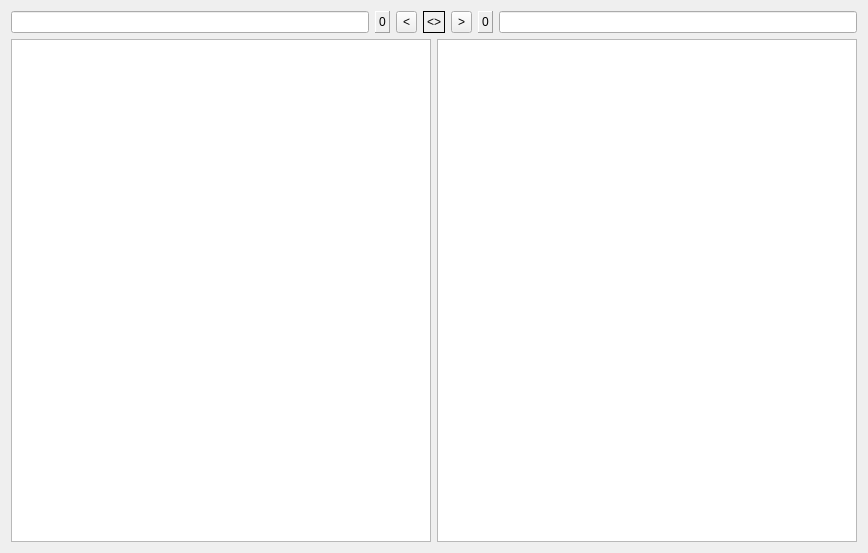
<?xml version="1.0" encoding="UTF-8"?>
<ui version="4.0">
 <class>SideBySideOutput</class>
 <widget class="QWidget" name="SideBySideOutput">
  <property name="geometry">
   <rect>
    <x>0</x>
    <y>0</y>
    <width>868</width>
    <height>553</height>
   </rect>
  </property>
  <property name="windowTitle">
   <string>Form</string>
  </property>
  <layout class="QVBoxLayout" name="verticalLayout">
   <item>
    <layout class="QHBoxLayout" name="horizontalLayout" stretch="0,0,0,0,0,0,0">
     <item>
      <widget class="QLineEdit" name="FilePath1">
       <property name="readOnly">
        <bool>true</bool>
       </property>
      </widget>
     </item>
     <item>
      <widget class="QLabel" name="LineNumber1">
       <property name="sizePolicy">
        <sizepolicy hsizetype="Maximum" vsizetype="Preferred">
         <horstretch>0</horstretch>
         <verstretch>0</verstretch>
        </sizepolicy>
       </property>
       <property name="frameShape">
        <enum>QFrame::Panel</enum>
       </property>
       <property name="frameShadow">
        <enum>QFrame::Raised</enum>
       </property>
       <property name="text">
        <string>0</string>
       </property>
      </widget>
     </item>
     <item>
      <widget class="QToolButton" name="PrevChunk">
       <property name="sizePolicy">
        <sizepolicy hsizetype="Fixed" vsizetype="Preferred">
         <horstretch>0</horstretch>
         <verstretch>0</verstretch>
        </sizepolicy>
       </property>
       <property name="text">
        <string>&lt;</string>
       </property>
      </widget>
     </item>
     <item>
      <widget class="QLabel" name="ChunkLabel">
       <property name="frameShape">
        <enum>QFrame::Box</enum>
       </property>
       <property name="text">
        <string>&lt;&lt;none&gt;&gt;</string>
       </property>
      </widget>
     </item>
     <item>
      <widget class="QToolButton" name="NextChunk">
       <property name="sizePolicy">
        <sizepolicy hsizetype="Fixed" vsizetype="Preferred">
         <horstretch>0</horstretch>
         <verstretch>0</verstretch>
        </sizepolicy>
       </property>
       <property name="text">
        <string>&gt;</string>
       </property>
      </widget>
     </item>
     <item>
      <widget class="QLabel" name="LineNumber2">
       <property name="sizePolicy">
        <sizepolicy hsizetype="Maximum" vsizetype="Preferred">
         <horstretch>0</horstretch>
         <verstretch>0</verstretch>
        </sizepolicy>
       </property>
       <property name="frameShape">
        <enum>QFrame::Panel</enum>
       </property>
       <property name="frameShadow">
        <enum>QFrame::Raised</enum>
       </property>
       <property name="text">
        <string>0</string>
       </property>
      </widget>
     </item>
     <item>
      <widget class="QLineEdit" name="FilePath2">
       <property name="readOnly">
        <bool>true</bool>
       </property>
      </widget>
     </item>
    </layout>
   </item>
   <item>
    <layout class="QHBoxLayout" name="horizontalLayout_2">
     <item>
      <widget class="CodeEditor" name="View1">
       <property name="font">
        <font>
         <family>Consolas</family>
         <pointsize>10</pointsize>
        </font>
       </property>
       <property name="undoRedoEnabled">
        <bool>false</bool>
       </property>
       <property name="lineWrapMode">
        <enum>QPlainTextEdit::NoWrap</enum>
       </property>
       <property name="readOnly">
        <bool>true</bool>
       </property>
      </widget>
     </item>
     <item>
      <widget class="CodeEditor" name="View2">
       <property name="font">
        <font>
         <family>Consolas</family>
         <pointsize>10</pointsize>
        </font>
       </property>
       <property name="undoRedoEnabled">
        <bool>false</bool>
       </property>
       <property name="lineWrapMode">
        <enum>QPlainTextEdit::NoWrap</enum>
       </property>
       <property name="readOnly">
        <bool>true</bool>
       </property>
      </widget>
     </item>
    </layout>
   </item>
  </layout>
 </widget>
 <customwidgets>
  <customwidget>
   <class>CodeEditor</class>
   <extends>QPlainTextEdit</extends>
   <header>CodeEditor.h</header>
  </customwidget>
 </customwidgets>
 <resources/>
 <connections/>
</ui>
